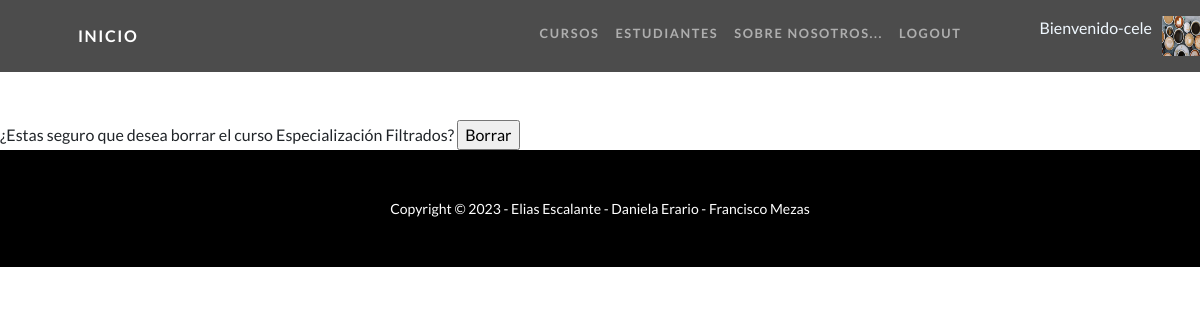
/clases/borrar/1 (signed in), run on the app's committed database.
### User/models.py (models this page shows)
class Imagen(models.Model):
    user = models.ForeignKey(User, on_delete=models.CASCADE, null=True)
    imagen = models.ImageField(upload_to='imagenes', null=True, blank = True)
    def __str__(self):
        return f"{settings.MEDIA_URL}{self.imagen}"

### CursosApp/models.py (models this page shows, shortened)
class Curso(models.Model):
    nombre = models.CharField(max_length=40)
    tutor = models.CharField(max_length=40)
    cupo = models.IntegerField()
    fecha = models.DateField()
    imagen = models.ImageField(upload_to="cursos",null=True)
    descripcion = models.CharField(max_length=400, null = True)

### CursosApp/views.py (the view)
# urls.py: path('clases/borrar/<int:pk>', views.CursoDeleteView.as_view(), name='Borrar'),
class CursoDeleteView(DeleteView):
    model = Curso
    success_url = reverse_lazy("Cursos")
    template_name = "CursosApp/cursoBorrar.html"

### CursosApp/context_processors.py (called while the page is built)
def custom_user(request):
    context = auth(request)
    user = context['user']
    if user.is_authenticated:
        imagen = Imagen.objects.filter(user=request.user.id)
        if len(imagen) > 0:
            context['user_avatar'] = imagen[0]
        else:
            context['user_avatar'] = ""
    return context

### CursosApp/templates/CursosApp/cursoBorrar.html (shortened to what this page needs)
{% extends "CursosApp/base.html" %}
{% load static %}
{% block section1 %}
<body>
<br>
<br>
<br>
<br>
<br>
    <form action= "" method="POST"> {% csrf_token %}
        ¿Estas seguro que desea borrar el curso {{curso.nombre}}?
       <input type="submit" value="Borrar"/>
    </form>
</body>
{% endblock %}

### CursosApp/templates/CursosApp/base.html (shortened to what this page needs)
<!DOCTYPE html>
<html lang="en">
    <head>
        {% load static %}
        <link href="{% static 'CursosApp/css/styles.css' %}" rel="stylesheet" />
    </head>
    <body id="page-top">
        <nav class="navbar navbar-expand-lg navbar-dark navbar-custom fixed-top">
            <div class="container px-5">
                <a class="navbar-brand" href="{% url 'Inicio' %}">Inicio</a>
                <div class="collapse navbar-collapse" id="navbarResponsive">
                    <ul class="navbar-nav ms-auto">
                        <li class="nav-item"><a class="nav-link" href="{% url 'Cursos' %}">Cursos</a></li>
                        {% if not request.user.is_authenticated %}
                        <li class="nav-item"><a class="nav-link" href="{% url 'Estudiantes' %}">Estudiantes</a></li>
                        {% else %}
                        <li class="nav-item"><a class="nav-link" href="{% url 'editar_perfil' %}">Estudiantes</a></li>
                        {% endif %}
                        <li class="nav-item"><a class="nav-link" href="{% url 'Nosotros' %}">Sobre Nosotros...</a></li>
                        {% if request.user.is_authenticated %}
                        <li class="nav-item"><a class="nav-link" href="{% url 'Logout' %}">Logout</a></li>
                        <li class="nav-item" style="position: relative;left: 70px; color: aliceblue">Bienvenido-{{user.username}}</li>
                            {% if user_avatar %}
                            <img src="{{user_avatar}}" alt="" style="height: 40px;width: 40px; position: relative; left: 80px;">
                            {% endif %}
                        {% endif %}
                    </ul>
                </div>
            </div>
        </nav>
    {% block section1 %}
    {% endblock %}
            <footer class="py-5 bg-black">
                <div class="container px-5"><p class="m-0 text-center text-white small">Copyright &copy; 2023 - Elias Escalante - Daniela Erario - Francisco Mezas</p></div>
            </footer>
        </body>
    </html>

### data on the page
Imagen: imagen (picture)
Curso: nombre "Especialización Filtrados"

### other printed values
{{ user.username }} "cele"
